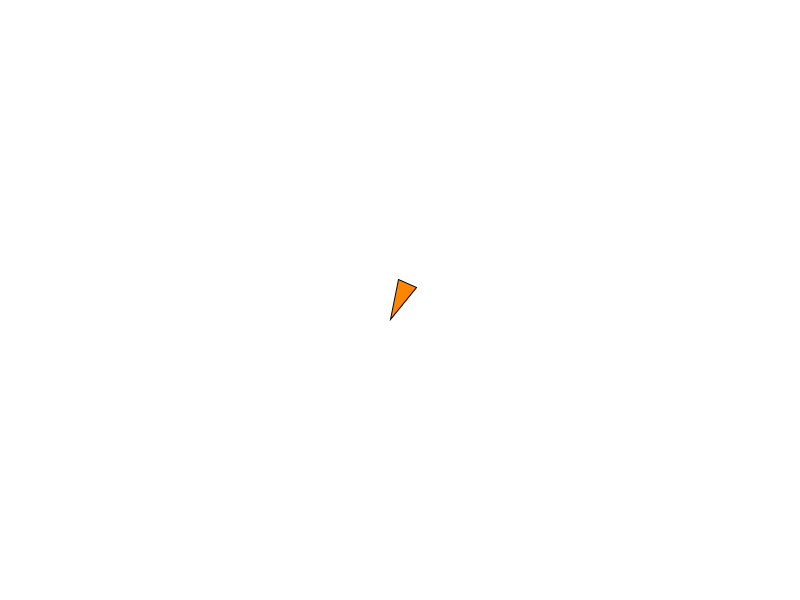
Frame 1 (no input)
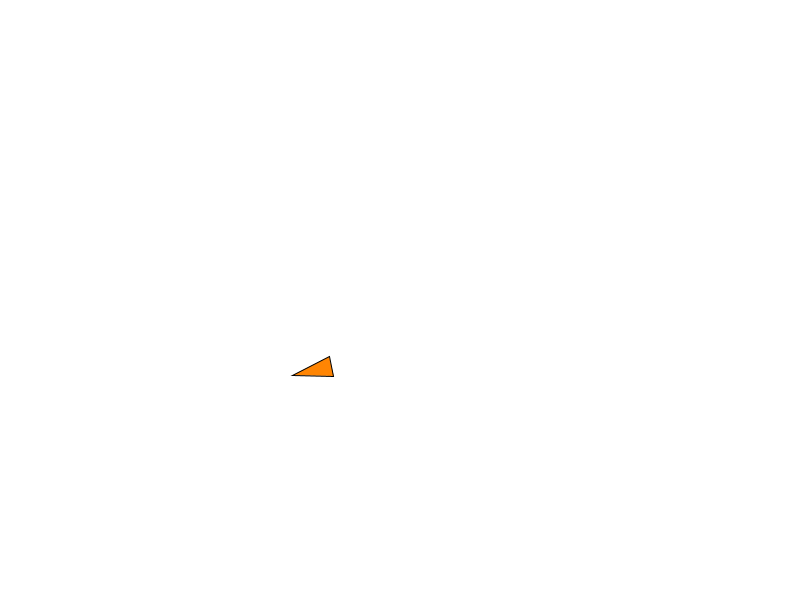
Frame 60 (the mouse pressed at the canvas centre just before this capture)
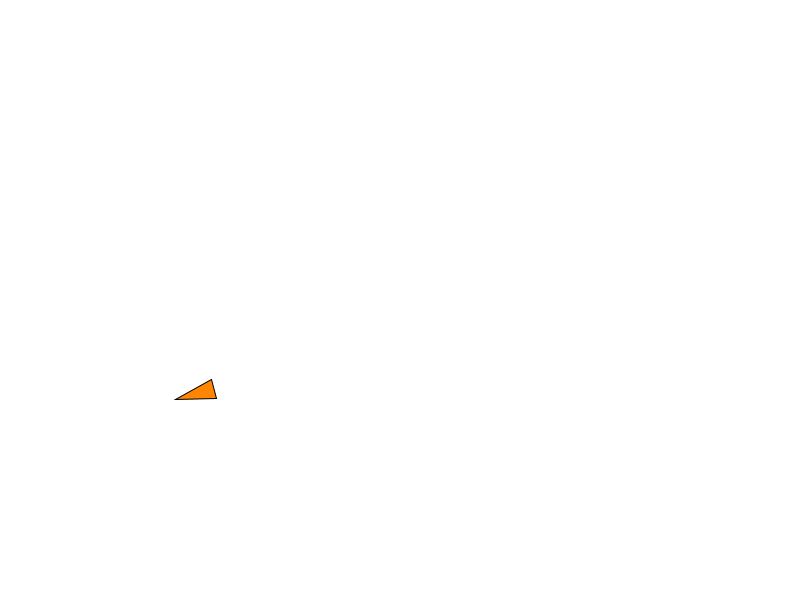
Frame 120 (the mouse held since frame 60 and released just before this capture)

The Processing sketch that drew these frames (run headless with seeded random() and noise(); from frame 60 on, the mouse is pressed at the canvas centre):

// Processing sketch: Fox_and_Sheep_Project
// ── Fox_and_Sheep_Project.pde
Fox f;

void setup() {
  size(800, 600);
  f = new Fox(width/2, height/2);
}

void draw() {
  background(255);
  
  f.update();
  f.wander();
  f.display();
}

// ── Fox.pde
class Fox {

  PVector location;
  PVector velocity;
  PVector acceleration;
  // Additional variable for size
  float r;
  float maxforce;
  float maxspeed;
  float angle;

  Fox(float x, float y) {
    acceleration = new PVector(0.0001, 0.0001);
    velocity = PVector.random2D();
    location = new PVector(x, y);
    r = 10.0;
    angle = random( 0, 2*PI );

    maxspeed = 2;
    velocity.mult(maxspeed);
    maxforce = 0.03;
  }


  void update() {

    if ( location.x < 0 ) {
      location.x = 0;
      //velocity.x *= -1;
    } 
    else if ( location.x > width ) {
      location.x = width;
      //velocity.x *= -1;
    }

    if ( location.y < 0 ) {
      location.y = 0;
      //velocity.y *= -1;
    } 
    else if ( location.y > height ) {
      location.y = height;
      //velocity.y *= -1;
    }

    velocity.add(acceleration);
    velocity.limit(maxspeed);
    location.add(velocity);
    acceleration.mult(0);
  }


  // Newton’s second law; we could divide by mass if we wanted.
  void applyForce(PVector force) {
    acceleration.add(force);
  }

  // Our seek steering force algorithm
  void seek(PVector target) {
    PVector desired = PVector.sub(target, location);

    desired.normalize();
    desired.mult(maxspeed);

    PVector steer = PVector.sub(desired, velocity);
    steer.limit(maxforce);
    applyForce(steer);
  }

  void wander() {
    PVector centerOfCircle = location.copy();
    PVector velCopy = velocity.copy();
    velCopy.normalize();

    velCopy.mult( 100 );

    centerOfCircle.add( velCopy );

    //draw a visual for that point
    //fill(0);
    noFill();
    noStroke();
    ellipse( centerOfCircle.x, centerOfCircle.y, 5, 5 );

    noFill();
    //stroke(0);
    float rad = 40;
    ellipse( centerOfCircle.x, centerOfCircle.y, 2*rad, 2*rad );

    float ptX = centerOfCircle.x + rad * cos(angle);
    float ptY = centerOfCircle.y + rad * sin(angle);
    noFill();              //comment out if want to see what fox following
    noStroke();            //comment out if want to see what fox following
    //fill(255, 0, 0);     //uncomment if want to see what fox following
    ellipse( ptX, ptY, 4, 4 );

    angle += random( -.1, .1 );

    PVector seeker = new PVector(ptX, ptY);

    seek( seeker );
  }

  void display() {
    // fox is a triangle pointing in
    // the direction of velocity; since it is drawn
    // pointing up, we rotate it an additional 90 degrees.
    float theta = velocity.heading() + PI/2;
    noFill();       //comment out if want to see what fox following
    noStroke();     //comment out if want to see what fox following
    //fill(175);    //uncomment if want to see what fox following
    //stroke(0);    //uncomment if want to see what fox following
    pushMatrix();
    translate(location.x, location.y);
    rotate(theta);
    beginShape();
    //will enter in a photo later
    vertex(0, -r*2);
    vertex(-r, r*2);
    vertex(r, r*2);
    fill(#FF8503);
    stroke(0);
    endShape(CLOSE);
    popMatrix();
  }
}
